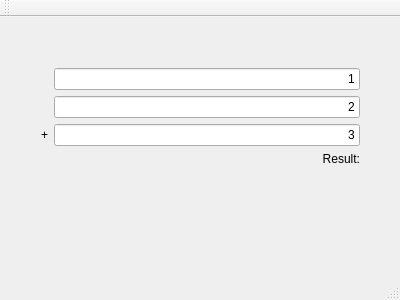
<?xml version="1.0" encoding="UTF-8"?>
<ui version="4.0">
 <class>MainWindow</class>
 <widget class="QMainWindow" name="MainWindow">
  <property name="geometry">
   <rect>
    <x>0</x>
    <y>0</y>
    <width>400</width>
    <height>300</height>
   </rect>
  </property>
  <property name="windowTitle">
   <string>MainWindow</string>
  </property>
  <widget class="QWidget" name="centralWidget">
   <widget class="QWidget" name="formLayoutWidget">
    <property name="geometry">
     <rect>
      <x>30</x>
      <y>40</y>
      <width>341</width>
      <height>172</height>
     </rect>
    </property>
    <layout class="QFormLayout" name="formLayout">
     <item row="0" column="1">
      <widget class="QLineEdit" name="edtNumber1">
       <property name="text">
        <string>1</string>
       </property>
       <property name="alignment">
        <set>Qt::AlignRight|Qt::AlignTrailing|Qt::AlignVCenter</set>
       </property>
      </widget>
     </item>
     <item row="1" column="1">
      <widget class="QLineEdit" name="edtNumber2">
       <property name="text">
        <string>2</string>
       </property>
       <property name="alignment">
        <set>Qt::AlignRight|Qt::AlignTrailing|Qt::AlignVCenter</set>
       </property>
      </widget>
     </item>
     <item row="2" column="0">
      <widget class="QLabel" name="lblAdd">
       <property name="text">
        <string>+</string>
       </property>
      </widget>
     </item>
     <item row="2" column="1">
      <widget class="QLineEdit" name="edtNumber3">
       <property name="text">
        <string>3</string>
       </property>
       <property name="alignment">
        <set>Qt::AlignRight|Qt::AlignTrailing|Qt::AlignVCenter</set>
       </property>
      </widget>
     </item>
     <item row="3" column="1">
      <widget class="QLabel" name="lblResult">
       <property name="text">
        <string>Result:</string>
       </property>
       <property name="alignment">
        <set>Qt::AlignRight|Qt::AlignTrailing|Qt::AlignVCenter</set>
       </property>
      </widget>
     </item>
    </layout>
   </widget>
  </widget>
  <widget class="QMenuBar" name="menuBar">
   <property name="geometry">
    <rect>
     <x>0</x>
     <y>0</y>
     <width>400</width>
     <height>22</height>
    </rect>
   </property>
  </widget>
  <widget class="QToolBar" name="mainToolBar">
   <attribute name="toolBarArea">
    <enum>TopToolBarArea</enum>
   </attribute>
   <attribute name="toolBarBreak">
    <bool>false</bool>
   </attribute>
  </widget>
  <widget class="QStatusBar" name="statusBar"/>
 </widget>
 <layoutdefault spacing="6" margin="11"/>
 <resources/>
 <connections/>
</ui>
